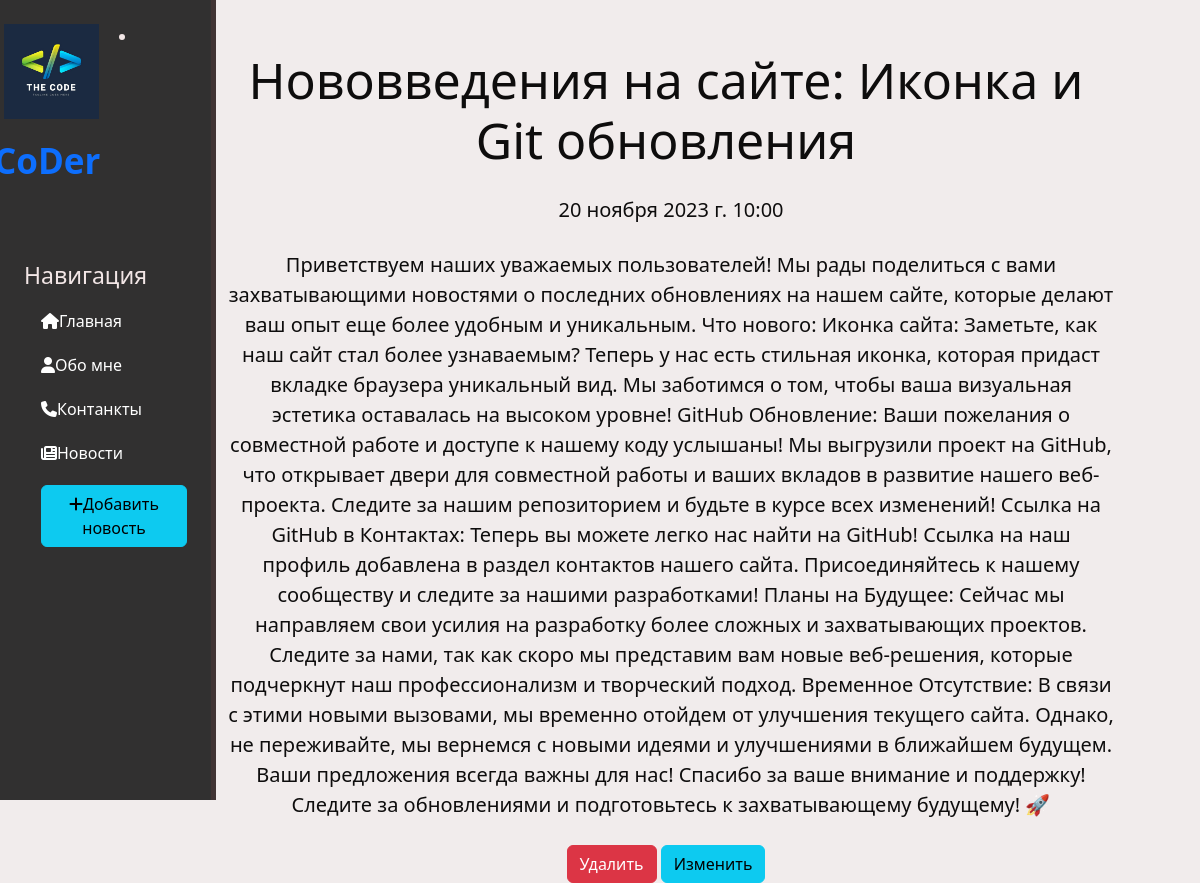
The app's page /news/9 with its own data.
### news/models.py (models this page shows, shortened)
class Articels(models.Model):
    title = models.CharField('Нaзвание ', max_length=50)
    anons = models.CharField('Анонс ', max_length=250)
    stt = models.TextField('Статья ')
    date = models.DateTimeField('Дата публикации ')
    class Meta:
        verbose_name = 'Новость'
        verbose_name_plural = 'Новости'

### news/views.py (the view)
# urls.py: path('<int:pk>', views.NewsDatailView.as_view(), name= 'news_datail'),
class NewsDatailView(DetailView):
    model = Articels
    template_name = 'news/datail_view.html'
    context_object_name = 'articles'

### news/templates/news/datail_view.html (shortened to what this page needs)
{% extends 'main/layout.html' %}
{% block content %}
    <div class="Futhe">
        <h1>{{ articles.title }}</h1>
        <p>{{ articles.date }}</p>
        <p>{{ articles.stt }}</p>
        <a href="{% url 'news_delete' articles.id %}" class="btn btn-danger">Удалить</a>
        <a href="{% url 'news_update' articles.id %}" class="btn btn-info">Изменить</a>
    </div>
{% endblock %}

### static/main/css/notmain.css (style rules this page uses)
body { background: #f1ecec; }
a { text-decoration: none; }
main .Futhe { float: left; color: #0e0d0d; margin-top: 50px; text-align: center; width: 75%; }
main .Futhe h1 { font-size: 50px; }
main .Futhe p { max-width: 1200px; margin: 25px auto; margin-left: 10px; font-size: 20px; }

### records on screen
Articels: title "Нововведения на сайте: Иконка и Git обновления", date "20 ноября 2023 г. 10:00", stt "Приветствуем наших уважаемых пользователей! Мы рады поделиться с вами захватывающими новостями о последних обновлениях на нашем сайте, которые делают ваш опыт еще более удобным и уникальным. Что нового: Иконка сайта: Заметьте, как наш сайт стал более узнаваемым? Теперь у нас есть стильная иконка, которая придаст вкладке браузера уникальный вид. Мы заботимся о том, чтобы ваша визуальная эстетика оставалась на высоком уровне! GitHub Обновление: Ваши пожелания о совместной работе и доступе к нашему коду услышаны! Мы выгрузили проект на GitHub, что открывает двери для совместной работы и ваших вкладов в развитие нашего веб-проекта. Следите за нашим репозиторием и будьте в курсе всех изменений!…"
